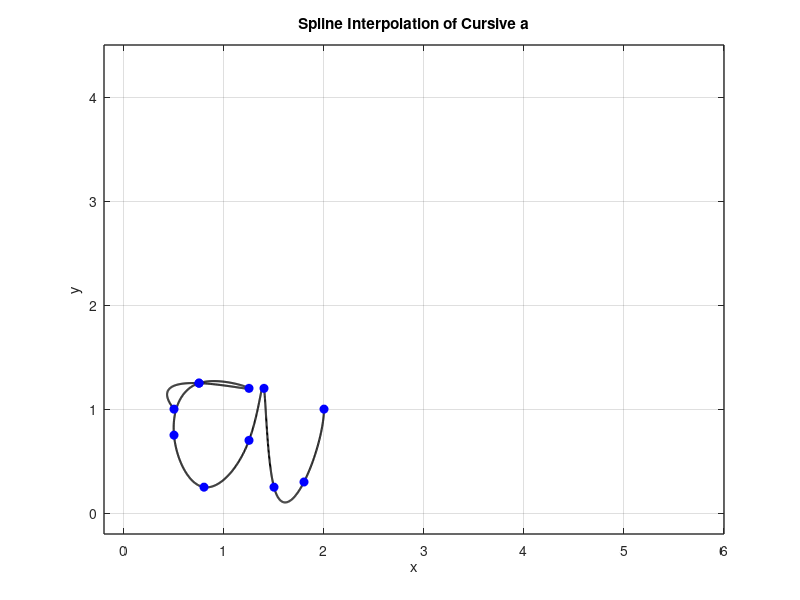

This figure's MATLAB source:
% Define data points for x and y coordinates
x=[0.5 0.75 1.25 0.75 0.5 0.8 1.25 1.4 1.5 1.8 2];
y=[1 1.25 1.2 1.25 0.75 0.25 0.7 1.2 0.25 0.3 1];

n=length(x);
t= 0:n-1; % Parametric coordinate t
tt= 0:0.01:n-1; % More dense coordinate tt for spline interpolation

% Compute spline interpolation
xx= spline(t,x,tt);
yy= spline(t,y,tt);

% Plot settings
figure(1)
plot(xx,yy,'k','Linewidth',1.5) % plot spline
hold on 
plot (x,y,'bo','MarkerFaceColor','b') % plot data points
axis([-0.2 6 -0.2 4.5])
grid on
title('Spline Interpolation of Cursive a')
xlabel('x')
ylabel('y')
set(gca,'FontSize',10,'LineWidth',1)
grid on